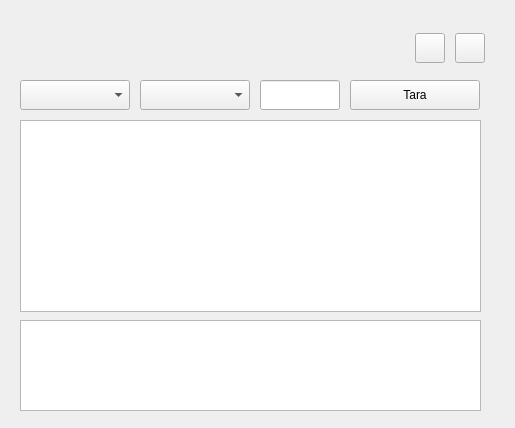
<?xml version="1.0" encoding="UTF-8"?>
<ui version="4.0">
 <class>MainWindow</class>
 <widget class="QMainWindow" name="MainWindow">
  <property name="geometry">
   <rect>
    <x>0</x>
    <y>0</y>
    <width>515</width>
    <height>428</height>
   </rect>
  </property>
  <property name="windowTitle">
   <string>MainWindow</string>
  </property>
  <widget class="QWidget" name="centralwidget">
   <widget class="QComboBox" name="comboBox">
    <property name="geometry">
     <rect>
      <x>20</x>
      <y>80</y>
      <width>110</width>
      <height>30</height>
     </rect>
    </property>
   </widget>
   <widget class="QComboBox" name="comboBox_2">
    <property name="geometry">
     <rect>
      <x>140</x>
      <y>80</y>
      <width>110</width>
      <height>30</height>
     </rect>
    </property>
   </widget>
   <widget class="QListWidget" name="listWidget">
    <property name="geometry">
     <rect>
      <x>20</x>
      <y>120</y>
      <width>461</width>
      <height>192</height>
     </rect>
    </property>
   </widget>
   <widget class="QPushButton" name="pushButton">
    <property name="geometry">
     <rect>
      <x>350</x>
      <y>80</y>
      <width>130</width>
      <height>30</height>
     </rect>
    </property>
    <property name="text">
     <string>Tara</string>
    </property>
   </widget>
   <widget class="QLabel" name="label">
    <property name="geometry">
     <rect>
      <x>0</x>
      <y>10</y>
      <width>511</width>
      <height>421</height>
     </rect>
    </property>
    <property name="maximumSize">
     <size>
      <width>16777215</width>
      <height>16777215</height>
     </size>
    </property>
    <property name="styleSheet">
     <string notr="true"/>
    </property>
    <property name="text">
     <string/>
    </property>
   </widget>
   <widget class="QLabel" name="label_2">
    <property name="geometry">
     <rect>
      <x>20</x>
      <y>28</y>
      <width>190</width>
      <height>30</height>
     </rect>
    </property>
    <property name="styleSheet">
     <string notr="true">font: 20pt &quot;Bauhaus 93&quot;;</string>
    </property>
    <property name="text">
     <string/>
    </property>
   </widget>
   <widget class="QPushButton" name="pushButton_2">
    <property name="geometry">
     <rect>
      <x>455</x>
      <y>33</y>
      <width>30</width>
      <height>30</height>
     </rect>
    </property>
    <property name="text">
     <string/>
    </property>
   </widget>
   <widget class="QPushButton" name="pushButton_3">
    <property name="geometry">
     <rect>
      <x>415</x>
      <y>33</y>
      <width>30</width>
      <height>30</height>
     </rect>
    </property>
    <property name="text">
     <string/>
    </property>
   </widget>
   <widget class="QLineEdit" name="lineEdit">
    <property name="geometry">
     <rect>
      <x>260</x>
      <y>80</y>
      <width>80</width>
      <height>30</height>
     </rect>
    </property>
    <property name="readOnly">
     <bool>true</bool>
    </property>
   </widget>
   <widget class="QTextBrowser" name="textBrowser">
    <property name="geometry">
     <rect>
      <x>20</x>
      <y>320</y>
      <width>461</width>
      <height>91</height>
     </rect>
    </property>
    <property name="styleSheet">
     <string notr="true">color: rgb(200, 22, 49);</string>
    </property>
    <property name="html">
     <string>&lt;!DOCTYPE HTML PUBLIC &quot;-//W3C//DTD HTML 4.0//EN&quot; &quot;http://www.w3.org/TR/REC-html40/strict.dtd&quot;&gt;
&lt;html&gt;&lt;head&gt;&lt;meta name=&quot;qrichtext&quot; content=&quot;1&quot; /&gt;&lt;style type=&quot;text/css&quot;&gt;
p, li { white-space: pre-wrap; }
&lt;/style&gt;&lt;/head&gt;&lt;body style=&quot; font-family:'MS Shell Dlg 2'; font-size:8.25pt; font-weight:400; font-style:normal;&quot;&gt;
&lt;p style=&quot;-qt-paragraph-type:empty; margin-top:0px; margin-bottom:0px; margin-left:0px; margin-right:0px; -qt-block-indent:0; text-indent:0px; font-family:'MS Shell Dlg 2';&quot;&gt;&lt;br /&gt;&lt;/p&gt;&lt;/body&gt;&lt;/html&gt;</string>
    </property>
   </widget>
   <zorder>label</zorder>
   <zorder>comboBox</zorder>
   <zorder>comboBox_2</zorder>
   <zorder>listWidget</zorder>
   <zorder>pushButton</zorder>
   <zorder>label_2</zorder>
   <zorder>pushButton_2</zorder>
   <zorder>pushButton_3</zorder>
   <zorder>lineEdit</zorder>
   <zorder>textBrowser</zorder>
  </widget>
 </widget>
 <resources/>
 <connections/>
</ui>
